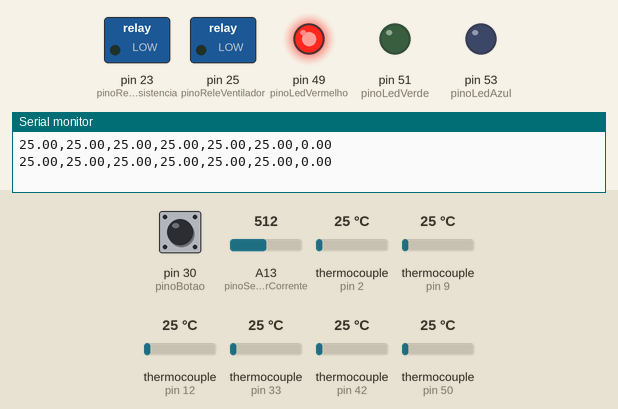
Bench run of a sketch on a simulated Arduino Mega 2560, built with avr-gcc and run on an emulated ATmega2560. Parts: switched loads named in the sketch (green lamp = pin HIGH), output pins drawn as LEDs (lit = HIGH), the last lines printed to the serial monitor. Inputs (shaded band) come from the test bench; at power-on: thermocouple (sensors on pin 2, pin 9, pin 12, pin 33, pin 42, pin 50) 25 °C, A13 (pinoSensorCorrente) = 512, pin 30 (pinoBotao) HIGH.

Above: at 1.7 s.
1.8 s: thermocouple (sensor on pin 2) set to 33 °C
At 3.1 s:
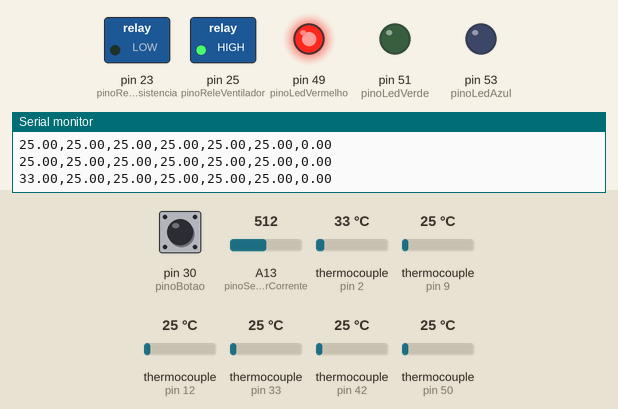
4.1 s: A13 (pinoSensorCorrente) set to 619
8.3 s: A13 (pinoSensorCorrente) set to 646
11.5 s: pin 30 (pinoBotao) pulled LOW for 1 s
At 13.8 s:
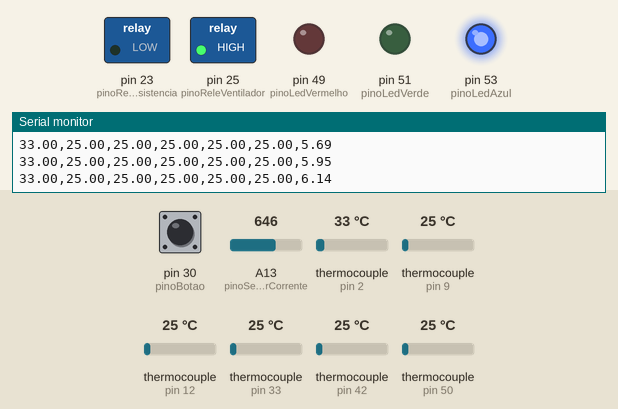
14.8 s: thermocouple (sensor on pin 2) set to 6 °C
At 16.7 s:
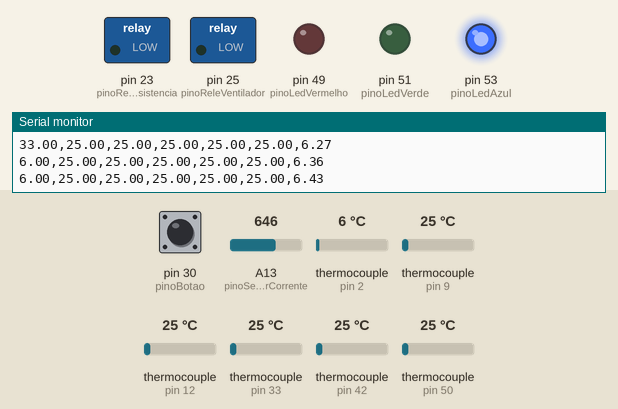
17.0 s: pin 30 (pinoBotao) pulled LOW for 3.2 s
At 18.1 s:
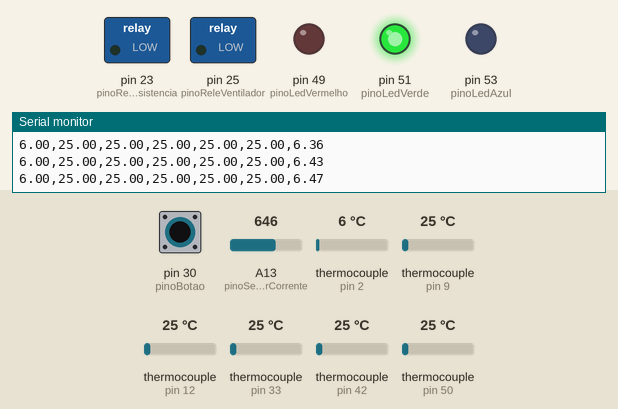
Timing chart, 0 to 20.4 s (numbered marks = the images above; inputs shaded):
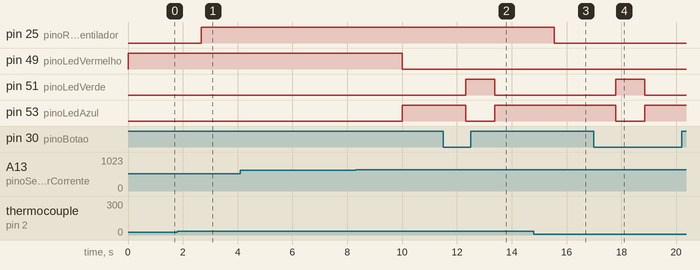

The sketch:

six_termoK.ino
```cpp
#include "max6675.h"

// Pinos independentes dos 5 sensores
const int sckPins[] = {4,  8,  11, 32, 40, 52};
const int csPins[]  = {2,  9,  12, 33, 42, 50};
const int soPins[]  = {3,  10, 13, 31, 44, 48};

const int numSensors = sizeof(sckPins) / sizeof(sckPins[0]);

MAX6675 sensors[] = {
  MAX6675(sckPins[0], csPins[0], soPins[0]),
  MAX6675(sckPins[1], csPins[1], soPins[1]),
  MAX6675(sckPins[2], csPins[2], soPins[2]),
  MAX6675(sckPins[3], csPins[3], soPins[3]),
  MAX6675(sckPins[4], csPins[4], soPins[4]),
  MAX6675(sckPins[5], csPins[5], soPins[5])
};

// --- ADIÇÃO DO SENSOR DE CORRENTE ---
const int pinoSensorCorrente = A13;

// Pinos dos Relés (Conectados nos pinos 23 e 25)
const int pinoReleResistencia = 23;  // CH1 - Relé da Resistência (Fio Laranja)
const int pinoReleVentilador  = 25;  // CH2 - Relé do Ventilador (Fio Azul)
const int pinoBotao           = 30;  // Botão Liga/Desliga (INPUT_PULLUP)
const int pinoLedVermelho     = 49;  // LED Vermelho
const int pinoLedVerde        = 51;  // LED Verde
const int pinoLedAzul         = 53;  // LED Azul

bool falhaCorrente = false;
bool sistemaLigado = false;
bool estadoBotaoAnterior = HIGH;
bool leituraBotao = HIGH;
float tempResistencia = 0.0;
float corrente = 0.0;

// Variáveis para controle do tempo sem travamento (millis)
//unsigned long tempoAnterior = 0;
//const long intervaloLeitura = 1000;

void setup() {
  Serial.begin(9600);
   // Configura os pinos dos relés como saída
  pinMode(pinoReleResistencia, OUTPUT);
  pinMode(pinoReleVentilador, OUTPUT);
  pinMode(pinoBotao, INPUT_PULLUP);    // Ativa o resistor interno do Arduino
  pinMode(pinoLedVermelho, OUTPUT);
  pinMode(pinoLedVerde, OUTPUT);
  pinMode(pinoLedAzul, OUTPUT);

  // Inicializa os relés desligados
  digitalWrite(pinoReleResistencia, LOW);
  digitalWrite(pinoReleVentilador, LOW);

  digitalWrite(pinoLedVermelho, HIGH);
  digitalWrite(pinoLedVerde, LOW);
  digitalWrite(pinoLedAzul, LOW);

  delay(500);
}

void loop() {

  acionamentoBotao();
  atualizaLED();
  lerSensores();
  controleSegurancaRele();
  delay(1000);

}

void acionamentoBotao() {
  leituraBotao = digitalRead(pinoBotao);
  if (leituraBotao == LOW && estadoBotaoAnterior == HIGH) {
    sistemaLigado = !sistemaLigado; // Inverte o estado (liga <-> desliga)
    if (sistemaLigado) {
      falhaCorrente = false; // Reseta a falha de corrente ao religar
    }
    delay(200); // Debounce
  }
  estadoBotaoAnterior = leituraBotao;
}

void atualizaLED(){
  // Atualiza o LED de status (aceso se o sistema estiver ligado)
  if (falhaCorrente) {
    // Cenário 3: Falha de corrente ativa (Prioridade Máxima)
    digitalWrite(pinoLedVerde, LOW);
    digitalWrite(pinoLedVermelho, LOW);
    digitalWrite(pinoLedAzul, HIGH);   // Apenas o Azul aceso
  }
  else if (sistemaLigado) {
    // Cenário 2: Sistema Ligado e Operando normalmente
    digitalWrite(pinoLedVerde, HIGH);  // Apenas o Verde aceso
    digitalWrite(pinoLedVermelho, LOW);
    digitalWrite(pinoLedAzul, LOW);
  }
  else {
    // Cenário 1: Sistema Desligado (Standby)
    digitalWrite(pinoLedVerde, LOW);
    digitalWrite(pinoLedVermelho, HIGH); // Apenas o Vermelho aceso
    digitalWrite(pinoLedAzul, LOW);
  }
}

void lerSensores() {
  float celsius = 0.0;
  delay (1);
  lerCorrente();

  // Percorre todos os sensores enviando os valores em uma única linha
  for (int i = 0; i < numSensors; i++) {
    celsius = sensors[i].readCelsius();

    if (isnan(celsius)) {
      Serial.print("NaN"); // Envia indicativo de erro se falhar
    } else {
      Serial.print(celsius, 2); // Envia o valor com 2 casas decimais
      if (i == 0) {
        tempResistencia = celsius; // O primeiro sensor (índice 0) controla a resistência
      }
    }
    // Adiciona uma vírgula para separar os dados de cada sensor (exceto o último)
    if (i < numSensors) {
      Serial.print(",");
    }
  }

  Serial.print(corrente, 2);
  Serial.println();
}

void lerCorrente() {
  float somaQuadrados = 0;
  int numeroAmostras = 40;
  // Variável estática para manter o histórico da última corrente e suavizar a leitura (Filtro)
  static float correnteSuavizada = 0.0;
  delay(1);

  for (int i = 0; i < numeroAmostras; i++) {
    int leituraBruta = analogRead(pinoSensorCorrente);

    // Converte a leitura (0 a 1023) para Tensão (0 a 5V)
    float tensao = (leituraBruta * 5.0) / 1023.0;

    // Subtrai o offset central de 2.5V para isolar apenas a onda AC oscilante
    float tensaoAC = tensao - 2.5;

    // Ignora micro-ruídos abaixo de um limiar muito baixo perto do zero
    if (abs(tensaoAC) < 0.03) {
      tensaoAC = 0;
    }

    // Eleva ao quadrado para acumular no cálculo RMS
    somaQuadrados += (tensaoAC * tensaoAC);

    delay(1); // Pequeno atraso entre as amostras
  }

  // Calcula a tensão RMS (raiz da média dos quadrados)
  float tensaoRMS = sqrt(somaQuadrados / (float)numeroAmostras);

  // Converte a Tensão RMS para Corrente RMS usando a sensibilidade do ACS712-20A (0.100 V/A)
  float correnteInstantanea = tensaoRMS / 0.100;

  // --- FILTRO DE SUAVIZAÇÃO (Média Exponencial) ---
  // O valor 0.3 controla a velocidade da resposta. Quanto menor (ex: 0.1 ou 0.2),
  // mais estável fica o número, ignorando picos rápidos de ruído.
  correnteSuavizada = (correnteInstantanea * 0.3) + (correnteSuavizada * 0.7);

  if (correnteSuavizada < 0.1) {
    corrente = 0;
  } else {
    corrente = correnteSuavizada;
  }

  if (corrente >= 4.0) {
    falhaCorrente = true; // Ativa o travamento de segurança!
    sistemaLigado = false;
  }
}

void controleSegurancaRele() {
  // Lógica de Controle Automático da Resistência (Limite de 300°C)
  // Com histerese para evitar oscilações bruscas.
  // Se a corrente ultrapassar 2.5A desarmo o relé.
  if (sistemaLigado && !falhaCorrente) {
    if (tempResistencia >= 100) {
        digitalWrite(pinoReleResistencia, LOW); // Desliga a resistência se passar de 301°C
    } else if (tempResistencia <=85) {
      digitalWrite(pinoReleResistencia, HIGH);  // Liga a resistência se cair para 295°C ou menos
    }
    digitalWrite(pinoReleVentilador, HIGH);
  } else {
    digitalWrite(pinoReleResistencia, LOW);
    // Se a temperatura ainda estiver alta (>= 30°C), mantém o ventilador ligado!
    if (tempResistencia >= 30) {
      digitalWrite(pinoReleVentilador, HIGH); // Mantém ventilador LIGADO
    } else {
      digitalWrite(pinoReleVentilador, LOW); // Abaixo de 30°C, pode desligar o ventilador
    }
  }
}
```

Measured:
- the behaviour switches between 29 and 30 °C on thermocouple (sensor on pin 2) (found by bisection; images 0 and 1)
- after the input at 1.8 s, pin 25 (pinoReleVentilador): LOW → HIGH after 0.87 s
- after the input at 11.5 s, pin 51 (pinoLedVerde): LOW → HIGH after 0.82 s, → LOW 1.1 s later; pin 53 (pinoLedAzul): HIGH → LOW after 0.82 s, → HIGH 1.1 s later
- after the input at 14.8 s, pin 25 (pinoReleVentilador): HIGH → LOW after 0.74 s
- after the input at 17.0 s, pin 51 (pinoLedVerde): LOW → HIGH after 0.80 s, → LOW 1.1 s later; pin 53 (pinoLedAzul): HIGH → LOW after 0.80 s, → HIGH 1.1 s later
